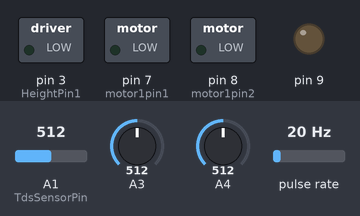
The sketch below on a simulated Arduino Uno, built with avr-gcc and run on an emulated ATmega328P. On the bench: switched loads named in the sketch (green lamp = pin HIGH), output pins drawn as LEDs (lit = HIGH). Wiring (inferred from the names in the program): pulse sensor: data pin 2. Inputs (shaded band) come from the test bench; at power-on: A3 = 512, pulse rate 20 Hz, A1 (TdsSensorPin) = 512, A4 = 512. EEPROM starts erased.

Above: at 1.2 s.
1.3 s: A3 set to 484
At 3.8 s:
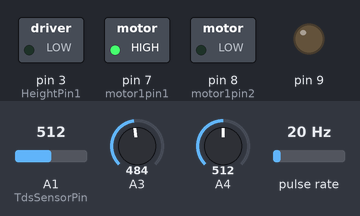
5.5 s: pulse rate (sensor on pin 2) set to 4 Hz
9.7 s: pulse rate (sensor on pin 2) set to 100 Hz
At 11.8 s:
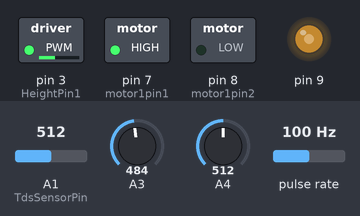
12.6 s: pulse rate (sensor on pin 2) set to 0 Hz
At 14.0 s:
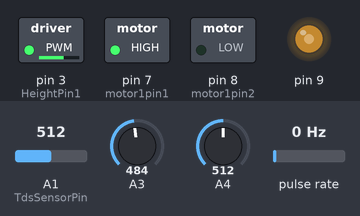
16.8 s: pulse rate (sensor on pin 2) set to 50 Hz
At 57.4 s:
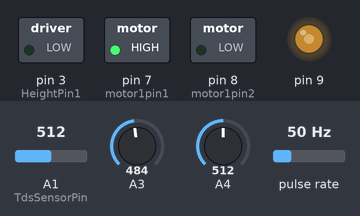
Timing chart, 0 to 58.4 s (numbered marks = the images above; inputs shaded):
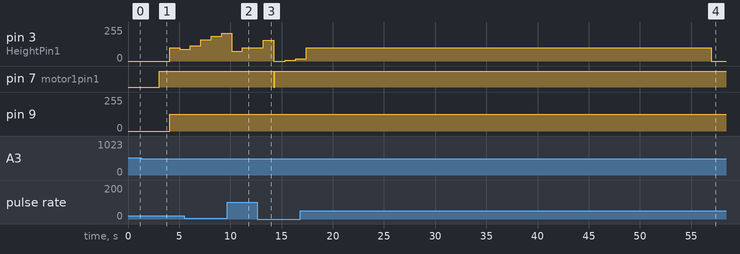

The sketch:

LIFEMasterCode.ino
```cpp
// Motor/Pump Pins
int motor1pin1 = 7; int motor1pin2 = 8;
// UV Pins
int UVpin1 = 6; int UVpin2 = 5;

// Flowmeter pins
//#include "flowmeter.h"
int flowPin = 2;    //This is the input pin on the Arduino
double flowRate;    //This is the value we intend to calculate.
volatile int count;

// TDS setup
#include <EEPROM.h>
#include "GravityTDS.h"
#define TdsSensorPin A1 //Analog 1
GravityTDS gravityTds;

// Water Heighst Setup
int HeightPin1 = 3;  // the cell and 4.7K pulldown are connected to analog pin A0
int HeightPin2 = 4;
int WaterHeight1;  // variable to hold the optical float sensor
int WaterHeight2;


//PI Constants
double kp = 1.5;
double ki = 0.1;
double kd = 1.9;

//PI Constant
double setPoint = 2; //2L/min is ideal speed

unsigned long currentTime, previousTime;
double elapsedTime, startTime, error, cumError, lastError, input, out, rateError;

float temperature = 25, tdsValue = 0;

//Bluetooth
#include <Wire.h>

#define DEBUG 1

// Library for virtual serial ports over normal pins
#include <SoftwareSerial.h>

SoftwareSerial bluetooth(12, 11); //(rx, tx)

bool doUpdateStatus = false;


int x = 0;

//Loop Variables
int Res1 = 0; int Res2 = 0; //Reservoir Logic Gates
//Init to 0; Not touching

int Speed = 0;//Pump Speed
//Init Pump Speed to 0
//Max without membrane 3 m/s 255 ENA
//Min without membrane 1 m/s 100 ENA

double flowR; //Flowrate
int tdsVal; //TDS Value

// used to update every second
static unsigned long lastRefreshTime = millis();

void setup() {
  // Motor Code
  pinMode(motor1pin1, OUTPUT);
  pinMode(motor1pin2, OUTPUT);
  pinMode(3, OUTPUT);

  //UV Light
  pinMode(9, OUTPUT);

  // TDS Sensor
  gravityTds.setPin(TdsSensorPin);
  gravityTds.setAref(5.0);  //reference voltage on ADC, default 5.0V on Arduino UNO
  gravityTds.setAdcRange(1024);  //1024 for 10bit ADC;4096 for 12bit ADC
  gravityTds.begin();  //initialization

  //Flowmeter
  pinMode(flowPin, INPUT);           //Sets the pin as an input
  attachInterrupt(0, Time, RISING);

  Serial.begin(9600);
  bluetooth.begin(9600);

  bluetooth.write('t');
  bluetooth.write("hello");
}

//Program Loop and Logic

void loop() {
  sensorRead();

  //Reservoir Case Structures
  if (Res1 == 0) {
    pump_off();
    //serial.write("Filling Up Water...");
    //serial.println();
    UV_off;
    delay(1000);
  }

  else if (Res1 == 1) {

    //if (initialize_pump == 0) {
    //pump_on(255);
    //delay(5000);
    //int intialize_pump = 1;
    //pump_off();
    //}
    if (Res2 == 0) {
      startTime = millis() / 1000;
      pump_on(Speed);
      for (int i = 0; i <= 50; i++) {
        sensorRead();
        //Pump PI Control
        Speed = Speed + (computePI(flowRate) / 0.096); //Linearization of Speed Range for Pump (Slope: 0.096)
        //Serial.println(Speed);
        if (Speed >= 255) {
          pump_off();
          //serial.write("Replace Micron Filter");
          //serial.println();
          delay(30000);
          Speed = 0;
        }
        else if (Speed < 0) {
          Speed = 100;
        }
        pump_on(Speed);
        //serial.write("System Active");
        //serial.println();
        //serial.print(Speed);
        delay(1000);
        UV_on();
      }
    }
    //}
  }
  else if (Res2 == 1) {
    pump_off();
    UV_on();
    //serial.write("Stop Pouring Water!");
    //serial.println();
    for (int i = 0; i <= 5; i++) { //Pump off and wait 5 seconds for system to settle
      flowR = sensorRead();
      delay(1000);
    }

    //serial.write("UV Filtering, Please Wait");
    for (int i = 0; i <= 240; i++) { //UV Filter on for 240 seconds
      delay(1000);
    }
    UV_off();
    //serial.write("Ready to Drink");
  }

}

//Function Definitions
void Time()
{
  count++; //Every time this function is called, increment "count" by 1
}

void pump_on(int speed) {
  //Controlling speed (150 < Speed < 255)
  analogWrite(3, speed); //ENB pin
  digitalWrite(motor1pin1, HIGH);
  digitalWrite(motor1pin2, LOW);
}

void pump_off() {
  analogWrite(3, 0); //ENB pin
  digitalWrite(motor1pin1, LOW);
  digitalWrite(motor1pin2, LOW);
}

void UV_on() {
  // UV (High/Low)
  analogWrite(9, 125); //ENA pin
  digitalWrite(UVpin1, HIGH);
  digitalWrite(UVpin2, LOW);
}

void UV_off() {
  analogWrite(9, 0); //ENA pin
  digitalWrite(UVpin1, LOW);
  digitalWrite(UVpin2, LOW);
}

double Flowmeter() {
  //Flowmeter

  //Controlling spin direction of motors:
  count = 0;      // Reset the counter so we start counting from 0 again
  interrupts();   //Enables interrupts on the Arduino
  delay (1000);   //Wait 1 second
  noInterrupts(); //Disable the interrupts on the Arduino

  //Start the math
  flowRate = (count * 2.25); //Take counted pulses in the last second and multiply by 2.25mL
  flowRate = flowRate * 60;         //Convert seconds to minutes, giving you mL / Minute
  flowRate = flowRate / 1000;

  //Serial Print Readings
  //Serial.print(flowRate); //Plot Var
  //Serial.write(" L/min");
  //Serial.println();
  return flowRate;
}

int TDS() {
  //TDS Sensor
  gravityTds.setTemperature(temperature);  // set the temperature and execute temperature compensation
  gravityTds.update();  //sample and calculate
  int tdsValue = gravityTds.getTdsValue();  // then get the value
  //Serial.print(tdsVal); //Plot Var
  //Serial.write("ppm");
  //Serial.println();
  return tdsValue;
}

int WaterLevel(int pin) {
  int WaterHeight = analogRead(pin); // take a reading from the optical sensor pin

  //Serial.print("Water Height Reading = ");   // Print string to console
  //Serial.println(WaterHeight);   // the analog reading of the optical sensor

  if (WaterHeight < 500) {
    //Serial.write(" - TOUCHING WATER - YES");
    //Serial.println();
    return 1; //Touching Water
  }
  else {
    //Serial.write(" - TOUCHING WATER - NO");
    //Serial.println();
    return 0; //Not Touching Water
  }
}

double sensorRead() {
  //Sensor Readings
  Res1 = WaterLevel(HeightPin1);
  Res2 = WaterLevel(HeightPin2);
  //Serial.println();
  flowR = Flowmeter();
  tdsVal = TDS();

  //Serial.write("----------");
  //Serial.println();

  sendData();
}

double computePI(double inp) {

  currentTime = (millis() / 1000) - startTime; //get current time
  elapsedTime = (double)(currentTime - previousTime);  //compute time elapsed from previous computation

  error = setPoint - inp;  // determine error
  cumError += error * elapsedTime;  // compute integral
  rateError = (error - lastError)/elapsedTime;
  out = (kp * error) + (ki * cumError) + (kd*rateError); //PI output
  //Serial.write("Error");
  //Serial.println(error);
  //Serial.write("CError");
  //Serial.println(cumError);
  lastError = error;   //remember current error
  previousTime = currentTime;  //remember current time
  //serial.write("Out");
  //serial.println(out);

  return out;  //have function return the PI output
}

void sendData()
{
  // ORIGINAL CODE: keep it the same until I understand how exactly it works
  //  Every update there are temperatures and water pH level sent coded into binary form of:
  //  't',
  //  integer part of value in Celcius of first termometer,
  //  fractional part of value in Celcius of first termometer,
  //  integer part of value in Celcius of second termometer,
  //  fractional part of value in Celcius of second termometer,
  //  'w'
  //  integer value of water pH level,
  //  fractional part of water pH level.

  bluetooth.write('t');

  bluetooth.write(static_cast<byte>(static_cast<int>(tdsVal)));
  bluetooth.write(static_cast<byte>(static_cast<int>((tdsVal - static_cast<int>(tdsVal)) * 100)));

  bluetooth.write(static_cast<byte>(static_cast<int>(flowR)));
  bluetooth.write(static_cast<byte>(static_cast<int>((flowR - static_cast<int>(flowR)) * 100)));

  bluetooth.write('w');
  bluetooth.write(static_cast<byte>(static_cast<int>(Res1)));
  bluetooth.write(static_cast<byte>(static_cast<int>(Res2)));

}
```

GravityTDS.h
```cpp
// (licence header left out)
#ifndef GRAVITY_TDS_H
#define GRAVITY_TDS_H

#include "Arduino.h"

#define ReceivedBufferLength 15
#define TdsFactor 0.5  // tds = ec / 2

class GravityTDS
{
public:
    GravityTDS();
    ~GravityTDS();

    void begin();  //initialization
    void update(); //read and calculate
    void setPin(int pin);
    void setTemperature(float temp);  //set the temperature and execute temperature compensation
    void setAref(float value);  //reference voltage on ADC, default 5.0V on Arduino UNO
    void setAdcRange(float range);  //1024 for 10bit ADC;4096 for 12bit ADC
    void setKvalueAddress(int address); //set the EEPROM address to store the k value,default address:0x08
    float getKvalue();
    float getTdsValue();
    float getEcValue();

private:
    int pin;
    float aref;  // default 5.0V on Arduino UNO
    float adcRange;
    float temperature;
    int kValueAddress;     //the address of the K value stored in the EEPROM
    char cmdReceivedBuffer[ReceivedBufferLength+1];   // store the serial cmd from the serial monitor
    byte cmdReceivedBufferIndex;

    float kValue;      // k value of the probe,you can calibrate in buffer solution ,such as 706.5ppm(1413us/cm)@25^C
    float analogValue;
    float voltage;
    float ecValue; //before temperature compensation
    float ecValue25; //after temperature compensation
    float tdsValue;

    void readKValues();
    boolean cmdSerialDataAvailable();
    byte cmdParse();
    void ecCalibration(byte mode);
};

#endif
```

Measured:
- the behaviour switches between 500 and 499 on A3 (found by bisection; images 0 and 1)
- after the input at 1.3 s, pin 3 (HeightPin1): 0/255 → 100/255 after 2.8 s, → 90/255 1.0 s later; pin 7 (motor1pin1): LOW → HIGH after 1.8 s; pin 9: 0/255 → 125/255 after 2.8 s
- after the input at 9.7 s, pin 7 (motor1pin1): stays HIGH (without the input it goes to LOW after 1.5 s)
- after the input at 12.6 s, pin 3 (HeightPin1): 100/255 → 157/255 after 0.60 s, → 0/255 1.0 s later, → 7/255 1.2 s later, → 16/255 1.0 s later; pin 7 (motor1pin1): HIGH → LOW after 1.6 s, → HIGH 0.14 s later
- after the input at 16.8 s, pin 7 (motor1pin1): stops changing and stays HIGH
